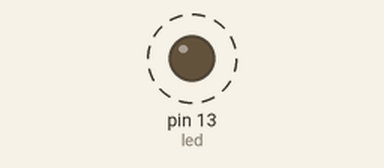
Simulated run of this sketch. Board: Arduino Uno, built with avr-gcc and run on an emulated ATmega328P. Parts: output pins drawn as LEDs (lit = HIGH). Dashed ring = blinking.

Above: at 0.3 s.
Timing chart, 0 to 3.0 s (numbered marks = the images above):
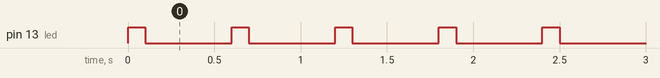

Measured:
- by itself, pin 13 (led): alternates HIGH for 0.10 s and LOW for 0.50 s

The sketch:

testBlink.ino
```cpp
/*
 * Blink
 * Turns on an LED for one second and then
 * turns off for one section
 * (in public domain)
 */

int led = 13;

void setup() {
  // put your setup code here, to run once:
  pinMode(led, OUTPUT);
}

void loop() {
  // put your main code here, to run repeatedly:
  pinMode(13, OUTPUT);
  digitalWrite(13, HIGH);
  delay(100);
  digitalWrite(13, LOW);
  delay(500);
}
```
